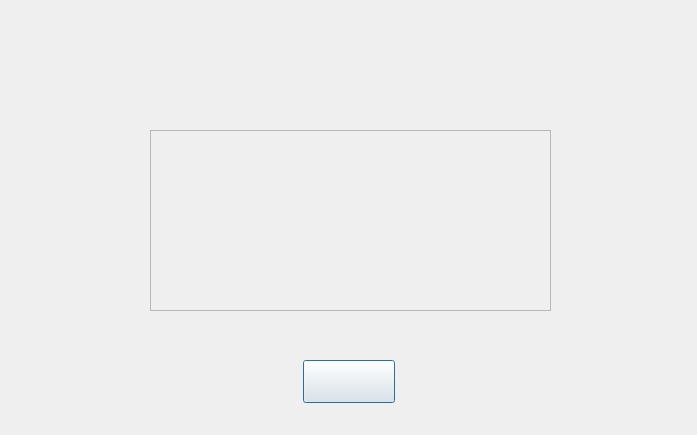
<?xml version="1.0" encoding="UTF-8"?>
<ui version="4.0">
 <class>searchResultDialog</class>
 <widget class="QDialog" name="searchResultDialog">
  <property name="geometry">
   <rect>
    <x>0</x>
    <y>0</y>
    <width>697</width>
    <height>435</height>
   </rect>
  </property>
  <property name="windowTitle">
   <string>Dialog</string>
  </property>
  <property name="styleSheet">
   <string notr="true">border-image: url(:/new/prefix1/searchresult.jpg);</string>
  </property>
  <widget class="QTextEdit" name="textEdit">
   <property name="geometry">
    <rect>
     <x>150</x>
     <y>130</y>
     <width>401</width>
     <height>181</height>
    </rect>
   </property>
   <property name="palette">
    <palette>
     <active>
      <colorrole role="Text">
       <brush brushstyle="SolidPattern">
        <color alpha="255">
         <red>255</red>
         <green>255</green>
         <blue>0</blue>
        </color>
       </brush>
      </colorrole>
      <colorrole role="Base">
       <brush brushstyle="NoBrush">
        <color alpha="255">
         <red>0</red>
         <green>0</green>
         <blue>0</blue>
        </color>
       </brush>
      </colorrole>
     </active>
     <inactive>
      <colorrole role="Text">
       <brush brushstyle="SolidPattern">
        <color alpha="255">
         <red>255</red>
         <green>255</green>
         <blue>0</blue>
        </color>
       </brush>
      </colorrole>
      <colorrole role="Base">
       <brush brushstyle="NoBrush">
        <color alpha="255">
         <red>0</red>
         <green>0</green>
         <blue>0</blue>
        </color>
       </brush>
      </colorrole>
     </inactive>
     <disabled>
      <colorrole role="Text">
       <brush brushstyle="SolidPattern">
        <color alpha="255">
         <red>120</red>
         <green>120</green>
         <blue>120</blue>
        </color>
       </brush>
      </colorrole>
      <colorrole role="Base">
       <brush brushstyle="NoBrush">
        <color alpha="255">
         <red>0</red>
         <green>0</green>
         <blue>0</blue>
        </color>
       </brush>
      </colorrole>
     </disabled>
    </palette>
   </property>
   <property name="font">
    <font>
     <family>Microsoft YaHei</family>
     <pointsize>12</pointsize>
    </font>
   </property>
   <property name="styleSheet">
    <string notr="true">border-image: url(:/new/prefix1/search_kuang.jpg);</string>
   </property>
  </widget>
  <widget class="QPushButton" name="pushButton">
   <property name="geometry">
    <rect>
     <x>303</x>
     <y>360</y>
     <width>92</width>
     <height>43</height>
    </rect>
   </property>
   <property name="styleSheet">
    <string notr="true">border-image: url(:/new/prefix1/ok.jpg);</string>
   </property>
   <property name="text">
    <string/>
   </property>
  </widget>
 </widget>
 <resources/>
 <connections/>
</ui>
